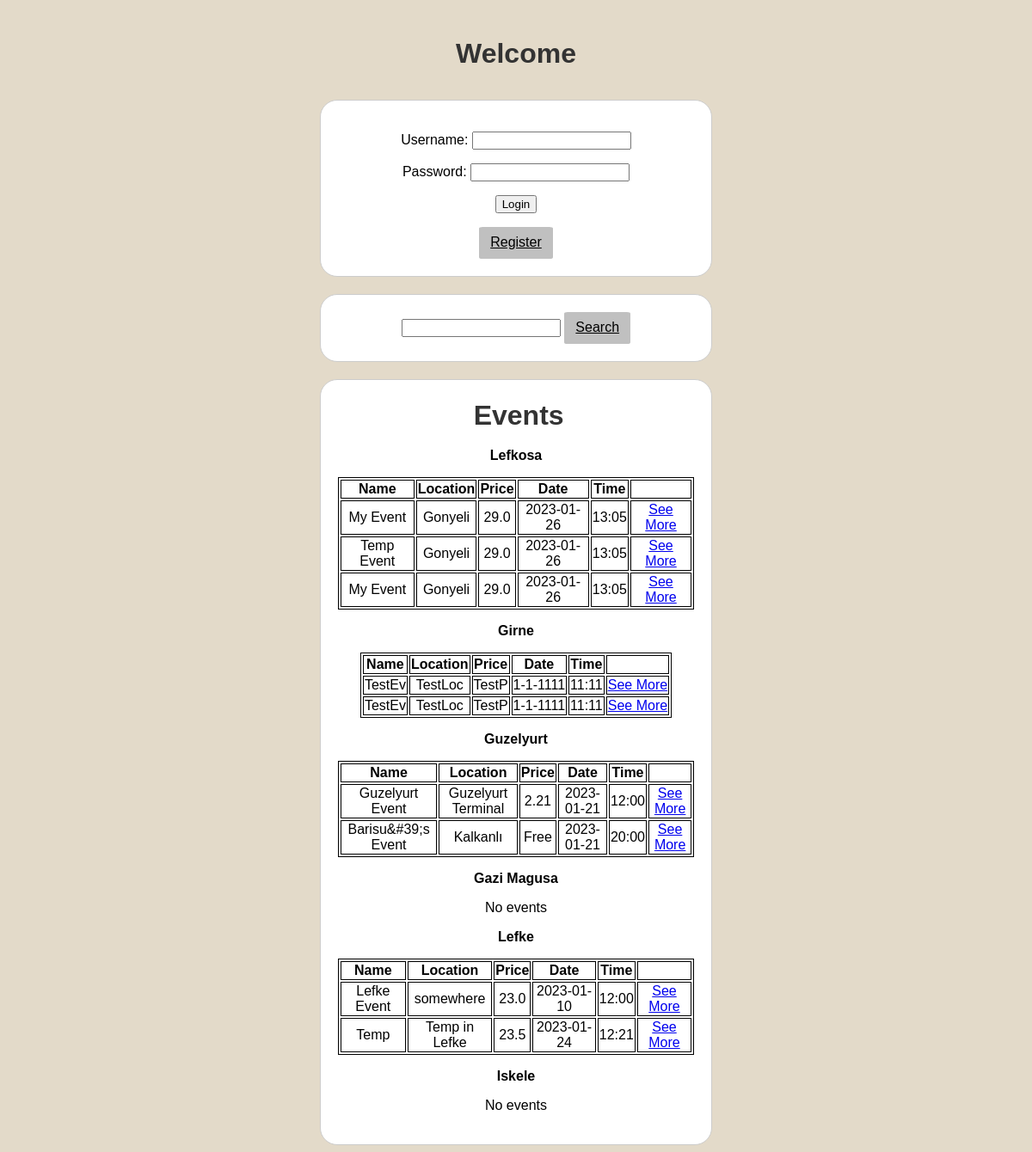
The page /index on the database as committed earlier.
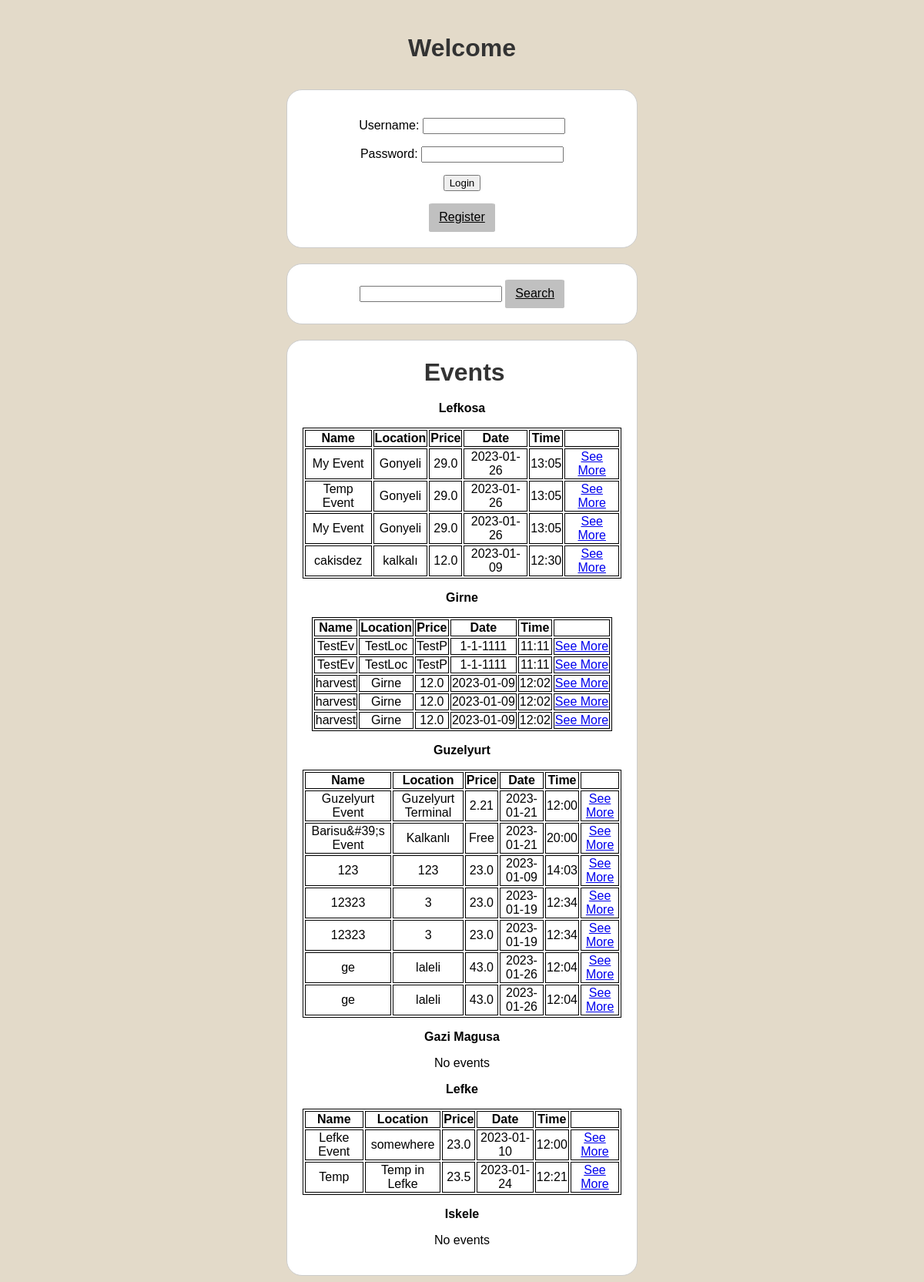
The same page on the database as committed later.
### tables this page shows
CREATE TABLE city(cityID INTEGER PRIMARY KEY AUTOINCREMENT, cityname TEXT);

CREATE TABLE "event"
(
    eventid     INTEGER
        primary key autoincrement,
    name        TEXT,
    description TEXT,
    price       FLOAT,
    date        DATE,
    time        TIME,
    isActive    BOOLEAN,
    location    TEXT,
    cityID      INTEGER
        references city,
    username    TEXT
        references user
);

### main.py (the view)
@app.route("/")
@app.route("/index")
def index(errorMsg=None):
    conn = sqlite3.connect("eventwebsite.db")
    c = conn.cursor()
    c.execute("SELECT * FROM city ORDER BY cityID")
    rows = c.fetchall()
    cities = {}
    for nameTuple in rows:
        cities[nameTuple[0]] = {
            "cityName": str(nameTuple[1]),
            "noOfEvents": 0,
            "events": []
        }
    c.execute("SELECT event.* FROM event JOIN city c on c.cityID = event.cityID")
    rows = c.fetchall()
    for tupleInfo in rows:
        if tupleInfo[8] in cities:
            cities[tupleInfo[8]]["noOfEvents"] += 1
            cities[tupleInfo[8]]["events"].append({
                "eventid":tupleInfo[0],
                "name":tupleInfo[1],
                "description":tupleInfo[2],
                "price":tupleInfo[3],
                "date":tupleInfo[4],
                "time":tupleInfo[5],
                "isActive":1,
                "location":tupleInfo[7],
            })
    if 'username' in session:
        return render_template("index.html", username=session['username'],cityInfo=cities)
    else:
        if errorMsg:
            return render_template("index.html", cityInfo=cities,errorMsg=errorMsg)
        else:
            return render_template("index.html",cityInfo=cities)

### templates/index.html
{% extends 'base.html' %}
{% block header %}<h1>Events</h1>{% endblock %}
{% block content %}
    {% for a in cityInfo %}
        <p class="cityName">{{ cityInfo[a]["cityName"] }}</p>
        {% if cityInfo[a]["noOfEvents"]>0 %}
            <table id={{ a }} align="center">
                <tr>
                    <th>Name</th>
                    <th>Location</th>
                    <th>Price</th>
                    <th>Date</th>
                    <th>Time</th>
                    <th></th>
                </tr>
                {% for event in cityInfo[a]["events"] %}
                <tr>
                    <td>{{ event["name"] }}</td>
                    <td>{{ event["location"] }}</td>
                    <td>{{ event["price"] }}</td>
                    <td>{{ event["date"] }}</td>
                    <td>{{ event["time"] }}</td>
                    <td><a href="{{ url_for('eventInfo', id=event['eventid']) }}">See More</a></td>
                </tr>
                {% endfor %}
            </table>
        {% else %}
            <p>No events</p>
        {%endif%}
    {%endfor%}
{% endblock %}

### templates/base.html (shortened to what this page needs)
<!DOCTYPE html>
<html lang="en">
<head>
    <link rel="stylesheet" href="/static/style.css">
</head>
<body>
<h1>Welcome</h1>
<ul class="login-form">
    {% if "username" in session %}
    <li><a href="{{ url_for('newEvent') }}">Add Event</a></li>
    <li><a href="{{ url_for('ownEvents') }}">Show own events</a></li>
    <li><a href="{{ url_for('logout') }}">Log out</a></li>
    {% else %}
    <form action="/login" method="POST" >
        <p>Username: <input type="text" name="username"/></p>
        <p>Password: <input type="password" name="password"/></p>
        <p><input type="submit" value="Login" ></p>
    </form>
    <a href="{{url_for('register') }}" class="btn">Register</a>
    {% endif %}
</ul>
<form action="/search" method="POST" class="login-form">
        <input type="text" name="key"/>
        <a href="{{url_for('search') }}" class="btn">Search</a>
</form>
<section class="table" >
    <header>
        {% block header %}{% endblock %}
    </header>
     {% block content %}{% endblock %}
</section>
</body>
</html>

### static/style.css (style rules this page uses)
body { font-family: Arial, sans-serif; background-color: #e3dac9; }
h1 { font-size: 32px; font-weight: bold; color: #333; margin: 0; padding: 3%; text-align: center; }
.cityName { font-weight: bold; }
table, th, td { border:1px solid black; }
.login-form { width: 35%; margin: 0 auto; background-color: white; border: 1px solid #ccc; border-radius: 20px; padding: 20px; text-align: center; }
.table { width: 35%; margin: 0 auto; background-color: white; border: 1px solid #ccc; border-radius: 20px; padding: 20px; text-align: center; justify-items: center; }
.btn { color: black; background-color: #C0C0C0; display: inline-block; border: 1px solid transparent; padding: 6px 12px; line-height: 1.42857143; border-radius: 5%; text-align: center; }

Rows that differ between the two databases and show on the page:
added event: name "cakisdez", location "kalkalı", price "12.0", date "2023-01-09", time "12:30", shown under "Lefkosa"
added event: name "harvest", location "Girne", price "12.0", date "2023-01-09", time "12:02"
added event: name "harvest", location "Girne", price "12.0", date "2023-01-09", time "12:02"
added event: name "harvest", location "Girne", price "12.0", date "2023-01-09", time "12:02"
added event: name "123", location "123", price "23.0", date "2023-01-09", time "14:03", shown under "Guzelyurt"
added event: name "12323", location "3", price "23.0", date "2023-01-19", time "12:34", shown under "Guzelyurt"
added event: name "12323", location "3", price "23.0", date "2023-01-19", time "12:34", shown under "Guzelyurt"
added event: name "ge", location "laleli", price "43.0", date "2023-01-26", time "12:04", shown under "Guzelyurt"
added event: name "ge", location "laleli", price "43.0", date "2023-01-26", time "12:04", shown under "Guzelyurt"
